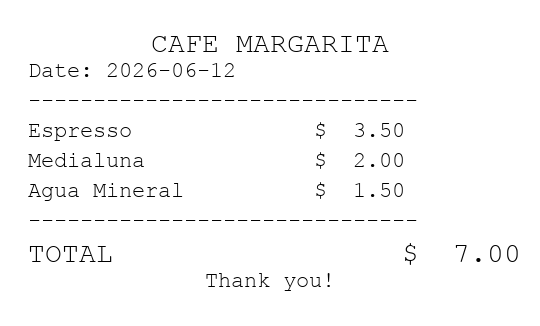
#> input picture tests/fixtures/receipts/cafe-margarita.png, 540 x 326 px
$ python -i preprocess.py   (imports and definitions only)
#> lines starting #> are read from the running program, lines starting #| are printed output that depends on the picture; after the words box and inside, x2 and y2 are one past the last pixel; in counts of white or black regions, pixels touching at a corner belong together
#> further down, picture is the input picture: shape (326, 540, 3); min 0, max 255, mean 249.7
"""OpenCV preprocessing for receipt photos.

Pipeline: grayscale -> perspective crop (largest 4-point contour) -> deskew ->
optional adaptive threshold. Each step is a pure function so it can be tested in
isolation and recombined.
"""

from __future__ import annotations

from pathlib import Path

import cv2
import numpy as np
import numpy.typing as npt

Image = npt.NDArray[np.uint8]

_MAX_DESKEW_DEGREES = 20.0
_MIN_DOC_AREA_RATIO = 0.2


def load_image(path: Path) -> Image:
    data = cv2.imread(str(path))
    if data is None:
        raise FileNotFoundError(f"Could not read image: {path}")
    return data.astype(np.uint8)


def to_grayscale(image: Image) -> Image:
    if image.ndim == 2:
        return image
    return cv2.cvtColor(image, cv2.COLOR_BGR2GRAY).astype(np.uint8)


def _order_points(pts: npt.NDArray[np.float32]) -> npt.NDArray[np.float32]:
    rect = np.zeros((4, 2), dtype=np.float32)
    s = pts.sum(axis=1)
    rect[0] = pts[np.argmin(s)]
    rect[2] = pts[np.argmax(s)]
    diff = np.diff(pts, axis=1)
    rect[1] = pts[np.argmin(diff)]
    rect[3] = pts[np.argmax(diff)]
    return rect


def find_document_quad(gray: Image) -> npt.NDArray[np.float32] | None:
    """Return the 4 corner points of the dominant document, or None if not found."""
    blurred = cv2.GaussianBlur(gray, (5, 5), 0)
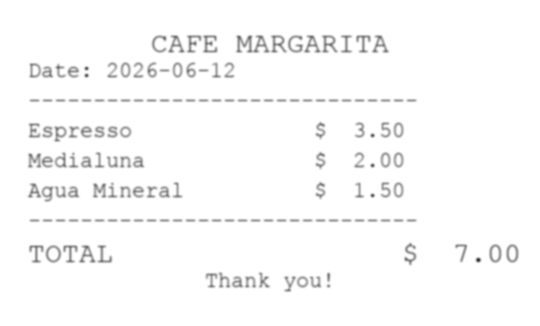
#> blurred: shape (326, 540); min 45, max 255, mean 249.7
    edges = cv2.Canny(blurred, 50, 150)
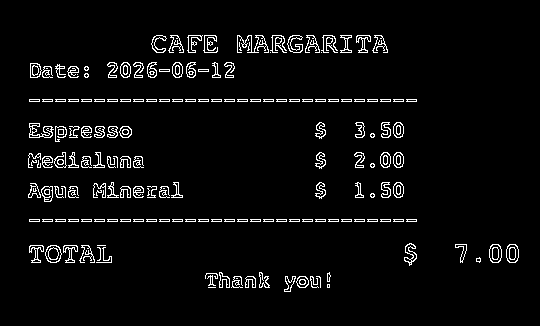
#> edges: shape (326, 540); 4.3% white in thin lines or dots, all inside (x1, y1, x2, y2) = (28, 35, 519, 292)
    contours, _ = cv2.findContours(edges, cv2.RETR_EXTERNAL, cv2.CHAIN_APPROX_SIMPLE)
#> contours = 179 contours, 113 with area under 20; largest, box (x1, y1, x2, y2) and area: (45, 245, 62, 263) 218, (506, 244, 519, 263) 190, (489, 244, 502, 263) 190, (29, 123, 54, 138) 168, (41, 186, 53, 202) 137
    min_area = _MIN_DOC_AREA_RATIO * float(gray.shape[0] * gray.shape[1])
#> min_area = 35208
    for contour in sorted(contours, key=cv2.contourArea, reverse=True)[:5]:
        perimeter = cv2.arcLength(contour, True)
        approx = cv2.approxPolyDP(contour, 0.02 * perimeter, True)
        if len(approx) == 4 and cv2.contourArea(approx) > min_area:
            return approx.reshape(4, 2).astype(np.float32)
#> this loop made 5 passes
#> perimeter on passes 1 to 5: 56.63, 52.97, 52.97, 131, 48.14
    return None


def perspective_crop(image: Image, quad: npt.NDArray[np.float32]) -> Image:
    rect = _order_points(quad)
    tl, tr, br, bl = rect
    width = int(max(np.linalg.norm(br - bl), np.linalg.norm(tr - tl)))
    height = int(max(np.linalg.norm(tr - br), np.linalg.norm(tl - bl)))
    if width < 10 or height < 10:
        return image
    dst = np.array(
        [[0, 0], [width - 1, 0], [width - 1, height - 1], [0, height - 1]],
        dtype=np.float32,
    )
    matrix = cv2.getPerspectiveTransform(rect, dst)
    warped = cv2.warpPerspective(image, matrix, (width, height))
    return warped.astype(np.uint8)


def deskew(gray: Image) -> Image:
    """Rotate small skew angles upright; skip large angles to avoid mis-rotating."""
    inverted = cv2.threshold(gray, 0, 255, cv2.THRESH_BINARY_INV | cv2.THRESH_OTSU)[1]
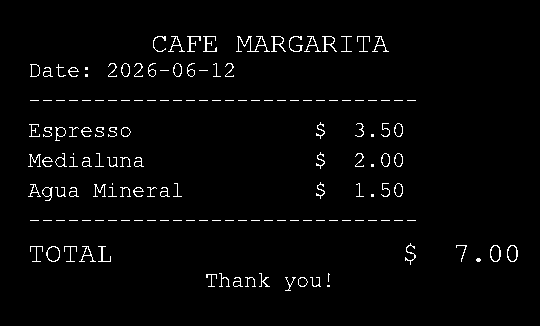
#> inverted: shape (326, 540); 2.3% white in thin lines or dots, all inside (x1, y1, x2, y2) = (28, 36, 518, 291)
    coords = cv2.findNonZero(inverted)
#> coords = contour of 4106 points, box (x1, y1, x2, y2) (28, 36, 518, 291), area 5334
    if coords is None:
        return gray
    angle = cv2.minAreaRect(coords)[-1]
#> angle = -90
    if angle > 45:
        angle -= 90
    if abs(angle) > _MAX_DESKEW_DEGREES:
        return gray
    height, width = gray.shape[:2]
    matrix = cv2.getRotationMatrix2D((width / 2, height / 2), angle, 1.0)
    rotated = cv2.warpAffine(
        gray,
        matrix,
        (width, height),
        flags=cv2.INTER_CUBIC,
        borderMode=cv2.BORDER_REPLICATE,
    )
    return rotated.astype(np.uint8)


def adaptive_threshold(gray: Image) -> Image:
    return cv2.adaptiveThreshold(
        gray,
        255,
        cv2.ADAPTIVE_THRESH_GAUSSIAN_C,
        cv2.THRESH_BINARY,
        31,
        10,
    ).astype(np.uint8)


def preprocess(
    image: Image,
    *,
    crop: bool = True,
    deskew_image: bool = True,
    threshold: bool = False,
) -> Image:
    """Run the full preprocessing pipeline and return a single-channel image.

    `threshold` is off by default: PP-OCR detection is trained on natural images and
    binarization tends to hurt recall. The step is implemented and toggleable so M3
    can measure the trade-off.
    """
    gray = to_grayscale(image)
    if crop:
        quad = find_document_quad(gray)
        if quad is not None:
            gray = to_grayscale(perspective_crop(image, quad))
    if deskew_image:
        gray = deskew(gray)
    if threshold:
        gray = adaptive_threshold(gray)
    return gray

>>> import cv2
>>> picture = cv2.imread('../../tests/fixtures/receipts/cafe-margarita.png')
>>> result = preprocess(picture)

$ run again, on tests/fixtures/receipts/farmacia-central.png
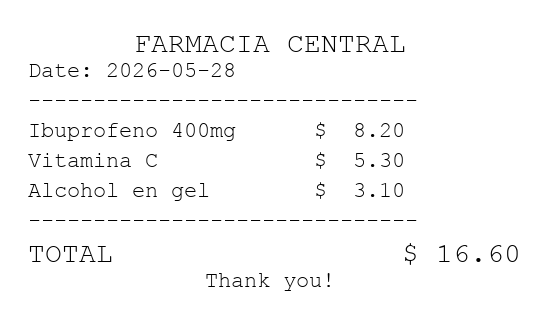
#> input picture tests/fixtures/receipts/farmacia-central.png, 540 x 326 px
#> picture is the input picture: shape (326, 540, 3); min 0, max 255, mean 249.1
#> in find_document_quad, `edges = cv2.Canny(blurred, 50, 150)`:
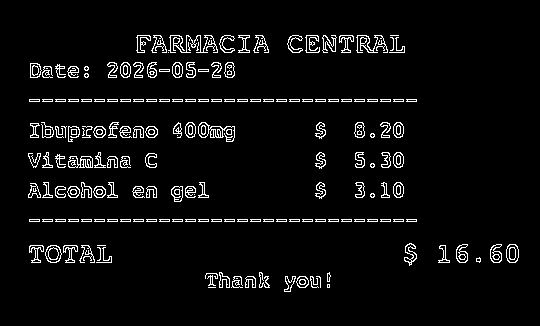
#> edges: shape (326, 540); 4.8% white in thin lines or dots, all inside (x1, y1, x2, y2) = (28, 35, 519, 292)
#> contours = 181 contours, 102 with area under 20; largest, box (x1, y1, x2, y2) and area: (198, 122, 235, 142) 270, (68, 156, 93, 168) 220, (45, 245, 62, 263) 218, (506, 244, 519, 263) 190, (490, 244, 502, 263) 148
#> the loop in find_document_quad, `for contour in sorted(contours, key=cv2.contourArea, reverse=True)[:5]:` made 5 passes
#> perimeter on passes 1 to 5: 202, 90.28, 56.63, 52.97, 64.04
#> in deskew, `inverted = cv2.threshold(gray, 0, 255, cv2.THRESH_BINARY_INV | cv2.THR..`:
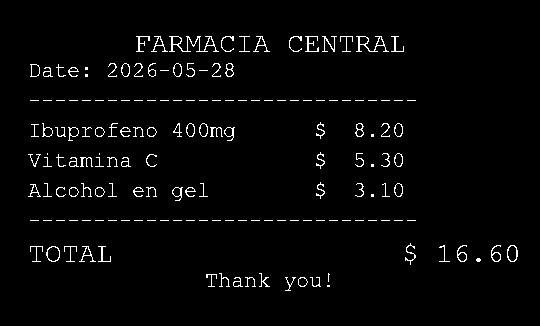
#> inverted: shape (326, 540); 2.6% white in thin lines or dots, all inside (x1, y1, x2, y2) = (28, 36, 518, 291)
#> coords = contour of 4570 points, box (x1, y1, x2, y2) (28, 36, 518, 291), area 10685
#> angle = -90

$ run again, on tests/fixtures/receipts/super-norte.png
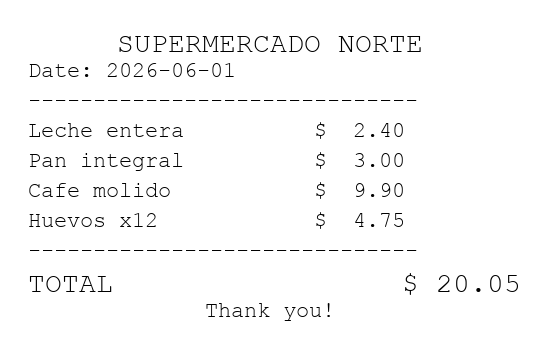
#> input picture tests/fixtures/receipts/super-norte.png, 540 x 356 px
#> picture is the input picture: shape (356, 540, 3); min 0, max 255, mean 249.1
#> in find_document_quad, `edges = cv2.Canny(blurred, 50, 150)`:
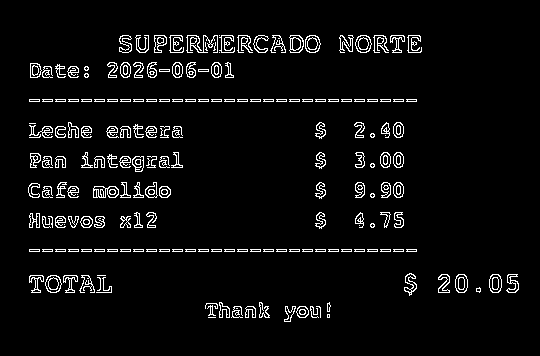
#> edges: shape (356, 540); 4.8% white in thin lines or dots, all inside (x1, y1, x2, y2) = (28, 35, 519, 322)
#> contours = 205 contours, 115 with area under 20; largest, box (x1, y1, x2, y2) and area: (93, 186, 119, 198) 236, (45, 275, 62, 293) 218, (355, 35, 372, 53) 218, (305, 35, 321, 53) 214, (289, 35, 304, 53) 204
#> the loop in find_document_quad, `for contour in sorted(contours, key=cv2.contourArea, reverse=True)[:5]:` made 5 passes
#> perimeter on passes 1 to 5: 86.04, 56.63, 56.63, 55.8, 56.97
#> in deskew, `inverted = cv2.threshold(gray, 0, 255, cv2.THRESH_BINARY_INV | cv2.THR..`:
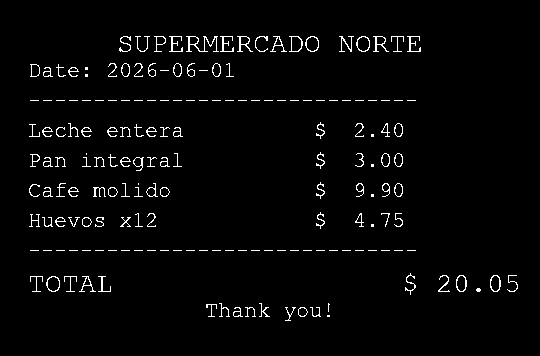
#> inverted: shape (356, 540); 2.6% white in thin lines or dots, all inside (x1, y1, x2, y2) = (29, 36, 518, 321)
#> coords = contour of 5031 points, box (x1, y1, x2, y2) (29, 36, 518, 321), area 15484
#> angle = -90
